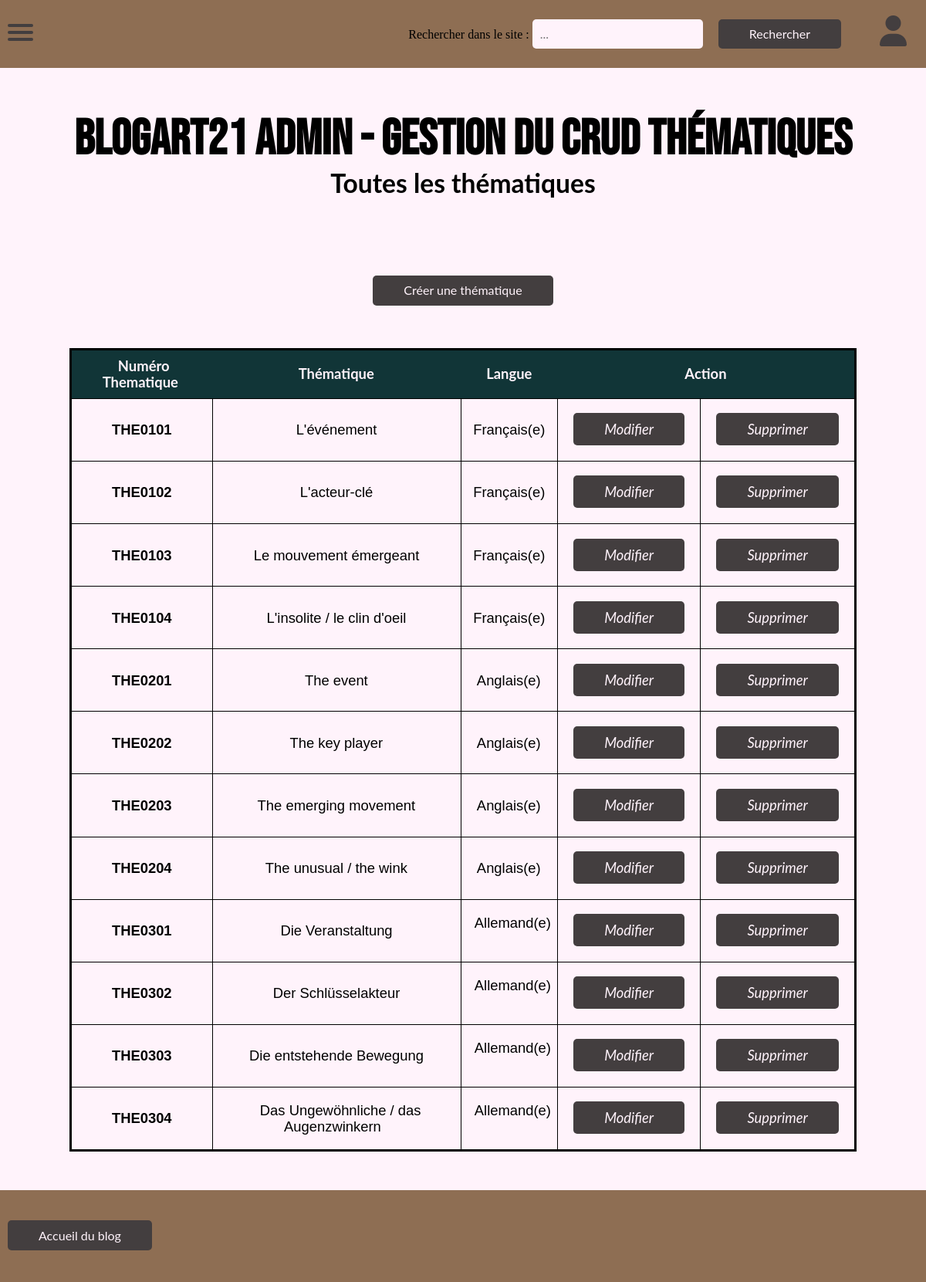
Page /back/thematique/thematique.php on the committed database.
### tables this page shows
CREATE TABLE IF NOT EXISTS `thematique` (
  `numThem` char(8) NOT NULL,
  `libThem` char(60) DEFAULT NULL,
  `numLang` char(8) NOT NULL,
  PRIMARY KEY (`numThem`),
  KEY `THEMATIQUE_FK` (`numThem`),
  KEY `FK_ASSOCIATION_4` (`numLang`)
);

CREATE TABLE IF NOT EXISTS `langue` (
  `numLang` char(8) NOT NULL,
  `lib1Lang` char(30) DEFAULT NULL,
  `lib2Lang` char(60) DEFAULT NULL,
  `numPays` char(4) DEFAULT NULL,
  PRIMARY KEY (`numLang`),
  KEY `LANGUE_FK` (`numLang`),
  KEY `FK_ASSOCIATION_7` (`numPays`)
);

### CLASS_CRUD/thematique.class.php (called while the page is built, shortened)
<?
	require_once __DIR__ . './../../CONNECT/database.php';
	class THEMATIQUE{
		function get_AllThem(){
            global $db;
            $query = 'SELECT * FROM thematique INNER JOIN langue ON thematique.numLang = langue.numLang;';
            $result = $db->prepare($query);
            $result->execute();
            return($result->fetchAll());
        }
	}

### back/thematique/thematique.php (the view, shortened to what this page needs)
<?
    require_once __DIR__ . './../../CLASS_CRUD/thematique.class.php';
    $maThematique = new THEMATIQUE;
?>
<!DOCTYPE html>
<html lang="fr">
<head>
    <link rel="stylesheet" href="./../../front/assets/css/normalize.css">
    <link rel="stylesheet" href="./../../front/assets/css/nav.css">
    <link rel="stylesheet" href="./../css/footer.css">
    <link rel="stylesheet" href="./../css/gestionCRUD.css" >
</head>
<body>
<?php
    include __DIR__ ."./../commons/navbar.php";
    ?>
    <div class="wrapper">
        <div class="hautpage">
            <div class="Titre">
                <h1>BLOGART21 Admin - Gestion du CRUD Thématiques</h1>
                <h2>Toutes les thématiques</h2>
            </div>
            <div class="creerBt">
                <button class="button" onclick="location.href='./createThem.php'">
                    Créer une thématique
                </button>
            </div>
        </div>
<div class="tableArea">
    <table class="tableau">
    <thead class="entete">
        <tr>
            <th>&nbsp;Numéro Thematique&nbsp;</th>
            <th>&nbsp;Thématique&nbsp;</th>
            <th>&nbsp;Langue&nbsp;</th>
            <th colspan="2">&nbsp;Action&nbsp;</th>
        </tr>
    </thead>
    <tbody class="body">
<?
    $allThem = $maThematique->get_AllThem();
    foreach($allThem as $row){
?>
        <tr>
		<td><h4>&nbsp; <?php echo $row["numThem"]; ?> &nbsp;</h4></td>
        <td>&nbsp; <?php echo $row["libThem"]; ?> &nbsp;</td>
        <td>&nbsp; <?php echo $row["lib1Lang"]; ?> &nbsp;</td>
		<td>&nbsp;<a class="button" href="./updateThem.php?id=<?=$row["numThem"];?>"><i>Modifier</i></a>&nbsp;
		<br /></td>
		<td>&nbsp;<a class="button" href="./deleteThem.php?id=<?=$row["numThem"];?>"><i>Supprimer</i></a>&nbsp;
		<br /></td>
        </tr>
<?
	}
?>
    </tbody>
    </table>
</div>
</div>
</body>
</html>

### back/css/footer.css (style rules this page uses)
.button { color: #FFF3FB; background-color: #433E3F; padding: 10px 40px; text-align: center; border: none; border-radius: 5px; font-family: 'Lato'; text-decoration: none; margin: 5px 10px; }

### back/css/gestionCRUD.css (style rules this page uses)
.wrapper { background-color: #FFF3FB; width: 100%; display: flex; flex-direction: column; align-items: center; }
.Titre { text-align: center; margin-top: 18vh; margin-bottom: 12vh; }
.Titre h1 { font-family: 'Bebas Neue', cursive; font-size: 4em; }
.Titre h2 { font-family: 'Lato', sans-serif; Font-size: 2.1em; }
.button { color: #FFF3FB; text-decoration: none; background-color: #433E3F; padding: 10px 40px; text-align: center; border: none; border-radius: 5px; font-family: 'Lato', sans-serif; }
.creerBt { width: 100%; display: flex; justify-content: center; }
.tableArea { margin: 50px 100px; width: 85%; overflow-x: scroll; }
.tableau { font-family: 'Lato', sans-serif; font-size: 1.15em; border: medium solid black; border-radius: 8px; border-collapse: collapse; justify-content: center; }
th { padding: 10px; background-color: #113537; color: #FFF3FB; }
td { font-family: sans-serif; border: thin solid; padding: 5px; text-align: center; }

### rows in the picture
thematique: numThem "THE0101", libThem "L'événement", numLang.lib1Lang "Français(e)"
thematique: numThem "THE0102", libThem "L'acteur-clé", numLang.lib1Lang "Français(e)"
thematique: numThem "THE0103", libThem "Le mouvement émergeant", numLang.lib1Lang "Français(e)"
thematique: numThem "THE0104", libThem "L'insolite / le clin d'oeil", numLang.lib1Lang "Français(e)"
thematique: numThem "THE0201", libThem "The event", numLang.lib1Lang "Anglais(e)"
thematique: numThem "THE0202", libThem "The key player", numLang.lib1Lang "Anglais(e)"
thematique: numThem "THE0203", libThem "The emerging movement", numLang.lib1Lang "Anglais(e)"
thematique: numThem "THE0204", libThem "The unusual / the wink", numLang.lib1Lang "Anglais(e)"
thematique: numThem "THE0301", libThem "Die Veranstaltung", numLang.lib1Lang "Allemand(e)"
thematique: numThem "THE0302", libThem "Der Schlüsselakteur", numLang.lib1Lang "Allemand(e)"
thematique: numThem "THE0303", libThem "Die entstehende Bewegung", numLang.lib1Lang "Allemand(e)"
thematique: numThem "THE0304", libThem "Das Ungewöhnliche / das Augenzwinkern", numLang.lib1Lang "Allemand(e)"
